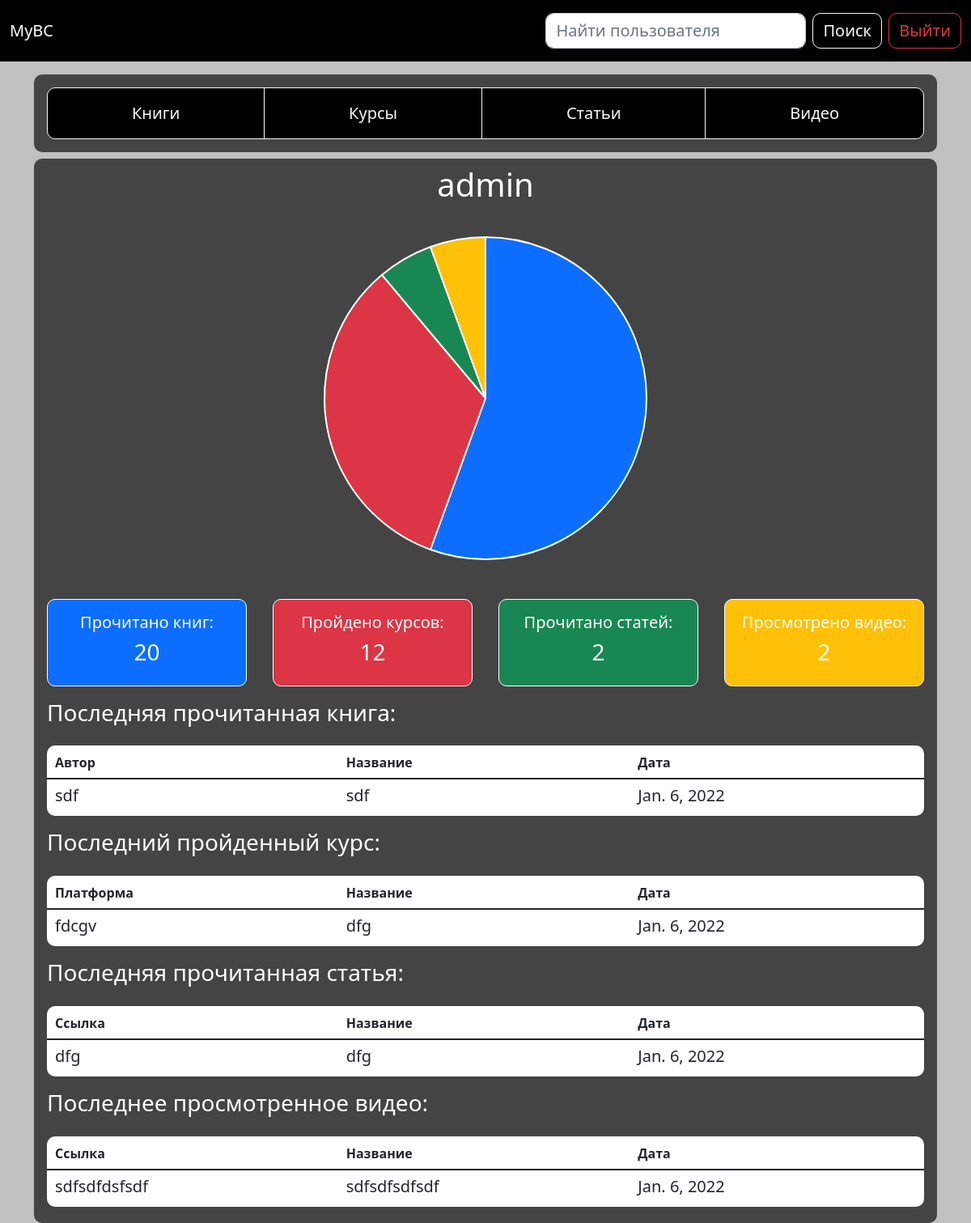
Page /qwerty/ (signed in) on the earlier database version.
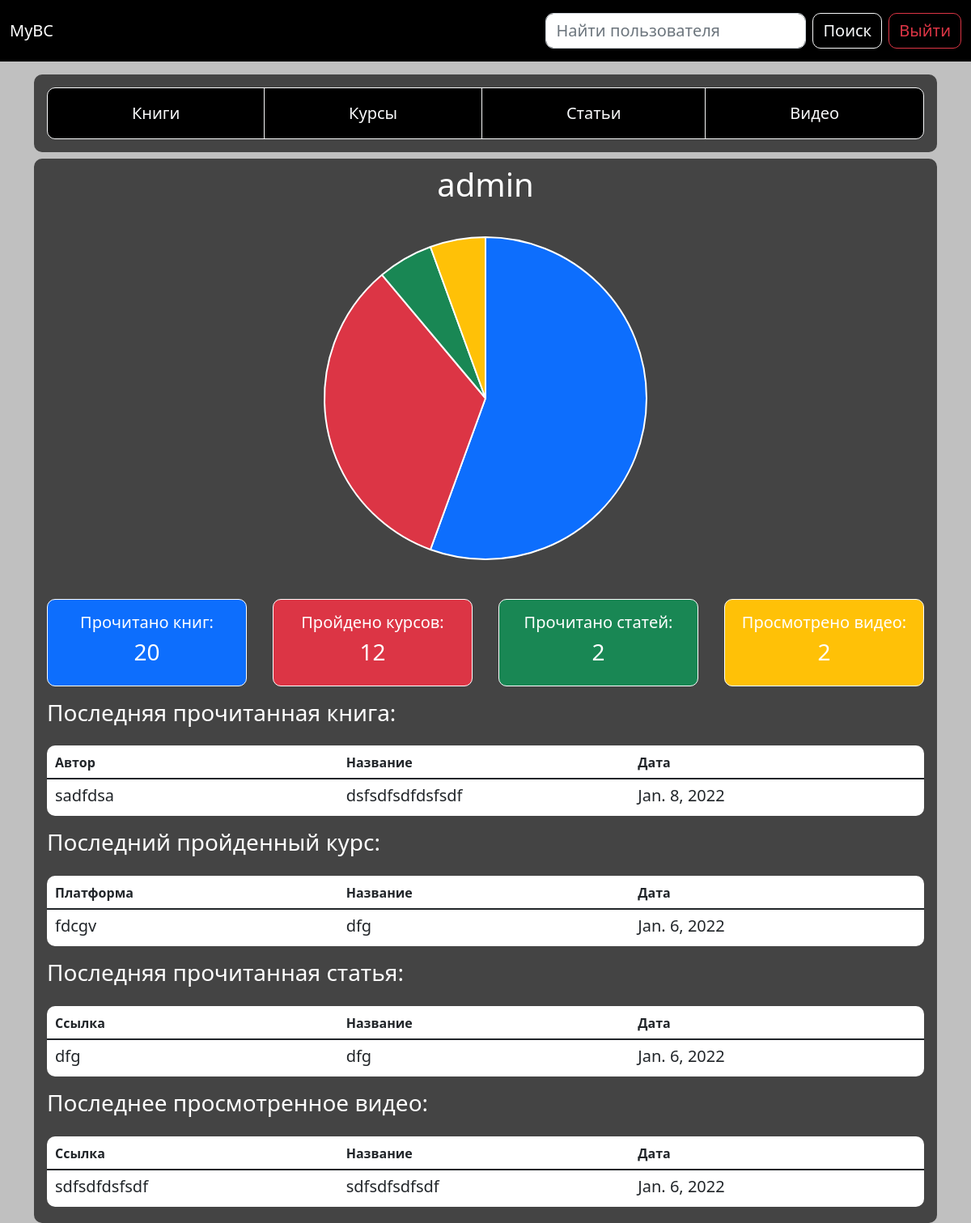
Same page on the later database version.
### app/models.py (models this page shows, shortened)
class Books(models.Model):
	user = models.ForeignKey(User, on_delete=models.CASCADE)
	author = models.CharField(max_length=50)
	title = models.CharField(max_length=100)
	date = models.DateField(default=date.today)
	class Meta:
		verbose_name = 'Книга'
		verbose_name_plural = 'Книги'

### app/views.py (the view)
# urls.py: path('<username>/', views.account, name='account'),
def account(request, username):
	if request.user.is_authenticated:
		username = request.user
	username = User.objects.get(username=username)
	count_books = Books.objects.filter(user=username).count()
	count_courses = Courses.objects.filter(user=username).count()
	count_articles = Articles.objects.filter(user=username).count()
	count_videos = Videos.objects.filter(user=username).count()
	last_book = Books.objects.latest('date')
	last_course = Courses.objects.latest('date')
	last_article = Articles.objects.latest('date')
	last_video = Videos.objects.latest('date')
	return render(request, 'account.html', {'username': username,
		'count_books': count_books, 'count_courses': count_courses,
		'count_articles': count_articles, 'count_videos': count_videos,
		'last_book': last_book, 'last_course': last_course,
		'last_article': last_article, 'last_video': last_video})

### templates/account.html (shortened to what the changed rows need)
{% extends "base.html" %}
{% load static %}
{% block content %}
	<main>
		<section class="common_field">
			<div class="container">
				<div class="alignment">
					<h1 class="text-center text-white p-2">{{ username }}</h1>
					<script>
						new Chart(document.getElementById("pie-chart"), {
						maintainAspectRatio: false,
					    type: 'pie',
					    data: {
					      	labels: ["Книги", "Курсы", "Статьи", "Видео"],
					      	datasets: [{
					        	backgroundColor: ["#0d6efd", "#dc3545","#198754","#ffc107"],
					        	data: [{{count_books}},{{count_courses}},{{count_articles}},{{count_videos}}]
					      	}]
					    },
					    options: {
					    	responsive: true,
					    	maintainAspectRatio: false,
					    	legend: {
                    			display: false,
                    			position: 'right',
                    			labels: {
                    				fontColor: "white",
                    				fontSize: 20,
                    				position: 'outside'
                				}
                			},
            //     			pieceLabel: {
						      //   render: 'label',
						      //   fontColor: 'white',
						      //   position: 'outside',
						      //   segment: true,
						      // }
                		},
					});
					</script>
					<div>
						<div class="px-3 border_bottom">
							<table class="table text-break ml-3 table-hover text-dark border-bottom-0 border_bottom">
								<thead>
								    <tr>
								      	<th style="width:33%">Автор</th>
								      	<th style="width:33%">Название</th>
								      	<th style="width:33%">Дата</th>
								    </tr>
								 </thead>
							  	<tbody>
								    <tr>
								      	<td><h5 class="table_margin">{{ last_book.author }}</h5></td>
								      	<td><h5 class="table_margin">{{ last_book.title }}</h5></td>
								      	<td><h5 class="table_margin">{{ last_book.date }}</h5></td>
								    </tr>
							  	</tbody>
							</table>
						</div>
					</div>
					<div>
						<div class="px-3 border_bottom">
							<table class="table text-break ml-3 table-hover text-dark border-bottom-0 border_bottom">
								<thead>
								    <tr>
								      	<th style="width:33%">Платформа</th>
								      	<th style="width:33%">Название</th>
								      	<th style="width:33%">Дата</th>
								    </tr>
								 </thead>
							</table>
						</div>
					</div>
					<div>
						<div class="px-3 border_bottom">
							<table class="table text-break ml-3 table-hover text-dark border-bottom-0 border_bottom">
								<thead>
								    <tr>
								      	<th style="width:33%">Ссылка</th>
								      	<th style="width:33%">Название</th>
								      	<th style="width:33%">Дата</th>
								    </tr>
								 </thead>
							</table>
						</div>
					</div>
					<div>
						<div class="px-3 pb-1 border_bottom">
							<table class="table text-break ml-3 table-hover text-dark border-bottom-0 border_bottom">
								<thead>
								    <tr>
								      	<th style="width:33%">Ссылка</th>
								      	<th style="width:33%">Название</th>
								      	<th style="width:33%">Дата</th>
								    </tr>
								 </thead>
							</table>
						</div>
					</div>
				</div>
			</div>
		</section>
	</main>
{% endblock %}

Differences in the rows shown:
no longer on this page (row unchanged): Books: author "sdf", title "sdf", date "Jan. 6, 2022"
added Books: author "sadfdsa", title "dsfsdfsdfdsfsdf", date "Jan. 8, 2022"
